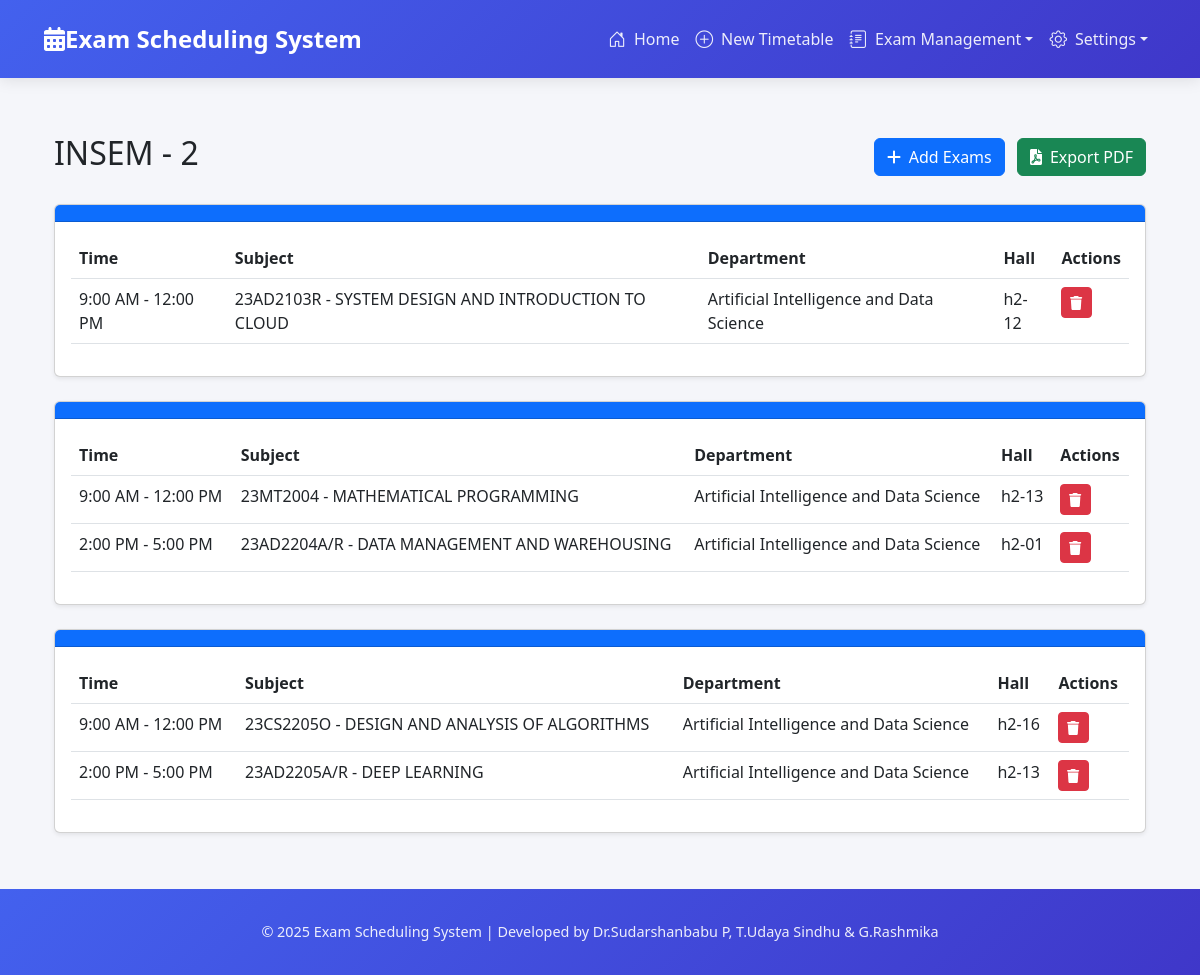
/halls/timetable/15/, run on the app's committed database.
### exams/models.py (models this page shows, shortened)
class Timetable(models.Model):
    YEAR_CHOICES = [
        ('1', 'First Year'),
        ('2', 'Second Year'),
        ('3', 'Third Year'),
        ('4', 'Fourth Year'),
    ]
    name = models.CharField(max_length=200)
    start_date = models.DateField()
    end_date = models.DateField()
    year = models.CharField(max_length=1, choices=YEAR_CHOICES, default='1')
    departments = models.ManyToManyField(Department, related_name='timetables')
    courses = models.ManyToManyField(Course, related_name='timetables')
    created_at = models.DateTimeField(auto_now_add=True)
    updated_at = models.DateTimeField(auto_now=True)
    class Meta:
        ordering = ['-created_at']

class Exam(models.Model):
    timetable = models.ForeignKey(Timetable, on_delete=models.CASCADE, related_name='exams')
    course = models.ForeignKey(Course, on_delete=models.CASCADE)
    date = models.DateField()
    start_time = models.TimeField()
    end_time = models.TimeField()
    hall = models.ForeignKey(Classroom, on_delete=models.SET_NULL, null=True)
    invigilators = models.ManyToManyField(Invigilator, related_name='exams')

class Course(models.Model):
    YEAR_CHOICES = [
        ('1', 'First Year'),
        ('2', 'Second Year'),
        ('3', 'Third Year'),
        ('4', 'Fourth Year'),
    ]
    code = models.CharField(max_length=10, unique=True)
    name = models.CharField(max_length=100)
    department = models.ForeignKey(Department, on_delete=models.CASCADE, related_name='courses')
    year = models.CharField(max_length=1, choices=YEAR_CHOICES, default='1')
    semester = models.IntegerField(validators=[MinValueValidator(1)], default=1)
    credits = models.IntegerField(validators=[MinValueValidator(1)], default=3)
    class Meta:
        ordering = ['code']

class Department(models.Model):
    name = models.CharField(max_length=100, unique=True)
    code = models.CharField(max_length=10, unique=True)
    description = models.TextField(blank=True)
    class Meta:
        ordering = ['name']

class Classroom(models.Model):
    ROOM_TYPES = [
        ('classroom', 'Classroom'),
        ('laboratory', 'Laboratory'),
        ('conference', 'Conference Room'),
        ('auditorium', 'Auditorium'),
    ]
    name = models.CharField(max_length=100)
    capacity = models.IntegerField(validators=[MinValueValidator(1)])
    room_type = models.CharField(max_length=20, choices=ROOM_TYPES, default='classroom')
    building = models.CharField(max_length=100)
    floor = models.CharField(max_length=50)
    coordinates = models.JSONField(default=dict)  # For internal campus map
    created_at = models.DateTimeField(auto_now_add=True)
    updated_at = models.DateTimeField(auto_now=True)
    class Meta:
        ordering = ['building', 'floor', 'name']
        unique_together = ['name', 'building']

### exams/views.py (the view)
# urls.py: path('timetable/<int:timetable_id>/', views.view_timetable, name='view_timetable'),
def view_timetable(request, timetable_id):
    timetable = get_object_or_404(Timetable, id=timetable_id)
    exams = Exam.objects.filter(timetable=timetable).select_related('course', 'course__department', 'hall').order_by('date', 'start_time')
    exams_by_date = {}
    for exam in exams:
        date_str = exam.date.strftime('%Y-%m-%d')  # Use consistent date format as key
        if date_str not in exams_by_date:
            exams_by_date[date_str] = []
        exams_by_date[date_str].append(exam)
    sorted_dates = sorted(exams_by_date.keys())
    sorted_exams_by_date = {date: exams_by_date[date] for date in sorted_dates}
    return render(request, 'exams/view_timetable.html', {
        'timetable': timetable,
        'exams_by_date': sorted_exams_by_date
    })

### templates/exams/view_timetable.html (shortened to what this page needs)
{% extends 'base.html' %}
{% block content %}
<div class="container mt-4">
    <div class="d-flex justify-content-between align-items-center mb-4">
        <h2>{{ timetable.name }}</h2>
        <div>
            <a href="{% url 'subject_pair_scheduling' timetable.id %}" class="btn btn-primary">
                <i class="fas fa-plus me-2"></i>Add Exams
            </a>
            <a href="{% url 'export_timetable' timetable.id %}" class="btn btn-success ms-2">
                <i class="fas fa-file-pdf me-2"></i>Export PDF
            </a>
        </div>
    </div>
    {% if exams_by_date %}
        {% for date, day_exams in exams_by_date.items %}
            <div class="card mb-4 shadow-sm">
                <div class="card-header bg-primary text-white">
                </div>
                <div class="card-body">
                    <div class="table-responsive">
                        <table class="table table-hover">
                            <thead>
                                <tr>
                                    <th>Time</th>
                                    <th>Subject</th>
                                    <th>Department</th>
                                    <th>Hall</th>
                                    <th>Actions</th>
                                </tr>
                            </thead>
                            <tbody>
                                {% for exam in day_exams %}
                                <tr>
                                    <td>{{ exam.start_time|time:"g:i A" }} - {{ exam.end_time|time:"g:i A" }}</td>
                                    <td>{{ exam.course.code }} - {{ exam.course.name }}</td>
                                    <td>{{ exam.course.department.name }}</td>
                                    <td>{{ exam.hall.name }}</td>
                                    <td>
                                        <form method="post" action="{% url 'delete_exam' exam.id %}" class="d-inline">
                                            <button type="submit" class="btn btn-sm btn-danger"
                                                    onclick="return confirm('Are you sure you want to delete this exam?')">
                                                <i class="fas fa-trash"></i>
                                            </button>
                                        </form>
                                    </td>
                                </tr>
                                {% endfor %}
                            </tbody>
                        </table>
                    </div>
                </div>
            </div>
        {% endfor %}
    {% else %}
        <div class="alert alert-info">
            <i class="fas fa-info-circle me-2"></i>
            No exams have been scheduled yet. Click "Add Exams" to start scheduling.
        </div>
    {% endif %}
</div>
{% endblock %}

### templates/base.html (style rules this page uses)
:root { --primary-color: #4361ee; --secondary-color: #3f37c9; --accent-color: #4895ef; --light-color: #f8f9fa; --dark-color: #212529; --success-color: #2ecc71; --danger-color: #e74c3c; --warning-color: #f39c12; --info-color: #3498db; }
body { background-color: #f5f6fa; font-family: 'Segoe UI', Tahoma, Geneva, Verdana, sans-serif; min-height: 100vh; display: flex; flex-direction: column; }

### data on the page
Timetable: name "INSEM - 2"
Exam: start_time "9:00 AM", end_time "12:00 PM", course.code "23AD2103R", course.name "SYSTEM DESIGN AND INTRODUCTION TO CLOUD", course.department.name "Artificial Intelligence and Data Science", hall.name "h2-12"
Exam: start_time "9:00 AM", end_time "12:00 PM", course.code "23MT2004", course.name "MATHEMATICAL PROGRAMMING", course.department.name "Artificial Intelligence and Data Science", hall.name "h2-13"
Exam: start_time "2:00 PM", end_time "5:00 PM", course.code "23AD2204A/R", course.name "DATA MANAGEMENT AND WAREHOUSING", course.department.name "Artificial Intelligence and Data Science", hall.name "h2-01"
Exam: start_time "9:00 AM", end_time "12:00 PM", course.code "23CS2205O", course.name "DESIGN AND ANALYSIS OF ALGORITHMS", course.department.name "Artificial Intelligence and Data Science", hall.name "h2-16"
Exam: start_time "2:00 PM", end_time "5:00 PM", course.code "23AD2205A/R", course.name "DEEP LEARNING", course.department.name "Artificial Intelligence and Data Science", hall.name "h2-13"
